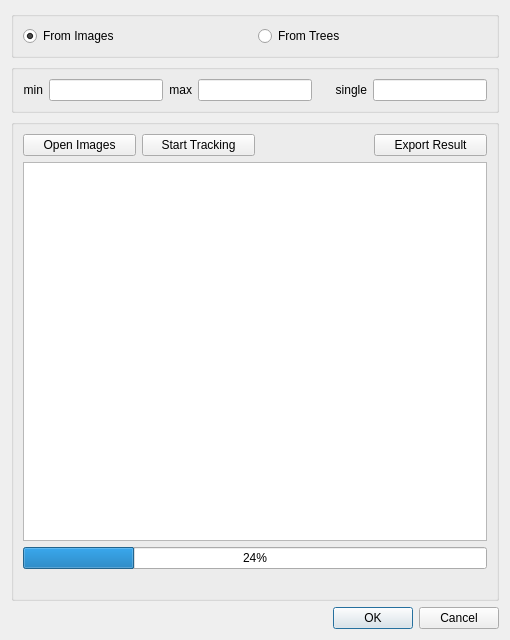
<?xml version="1.0" encoding="UTF-8"?>
<ui version="4.0">
 <class>CreateDialog</class>
 <widget class="QDialog" name="CreateDialog">
  <property name="geometry">
   <rect>
    <x>0</x>
    <y>0</y>
    <width>510</width>
    <height>640</height>
   </rect>
  </property>
  <property name="windowTitle">
   <string>Create Cell Track</string>
  </property>
  <layout class="QVBoxLayout" name="verticalLayout_3">
   <item>
    <widget class="QGroupBox" name="typeGroupBox">
     <layout class="QHBoxLayout" name="horizontalLayout_4">
      <item>
       <widget class="QRadioButton" name="fromImagesButton">
        <property name="text">
         <string>From Images</string>
        </property>
        <property name="checked">
         <bool>true</bool>
        </property>
       </widget>
      </item>
      <item>
       <widget class="QRadioButton" name="fromTreesButton">
        <property name="text">
         <string>From Trees</string>
        </property>
       </widget>
      </item>
     </layout>
    </widget>
   </item>
   <item>
    <widget class="QGroupBox" name="parasGroupBox">
     <property name="enabled">
      <bool>true</bool>
     </property>
     <layout class="QHBoxLayout" name="horizontalLayout_3">
      <item>
       <widget class="QLabel" name="labelMin">
        <property name="toolTip">
         <string>Minimum Size of each Component Tree Node</string>
        </property>
        <property name="text">
         <string>min</string>
        </property>
        <property name="alignment">
         <set>Qt::AlignRight|Qt::AlignTrailing|Qt::AlignVCenter</set>
        </property>
       </widget>
      </item>
      <item>
       <widget class="QLineEdit" name="minEditor"/>
      </item>
      <item>
       <widget class="QLabel" name="labelMax">
        <property name="toolTip">
         <string>Maximum Size of each Component Tree Node</string>
        </property>
        <property name="text">
         <string>max</string>
        </property>
        <property name="alignment">
         <set>Qt::AlignRight|Qt::AlignTrailing|Qt::AlignVCenter</set>
        </property>
       </widget>
      </item>
      <item>
       <widget class="QLineEdit" name="maxEditor"/>
      </item>
      <item>
       <widget class="QLabel" name="labelSingle">
        <property name="minimumSize">
         <size>
          <width>49</width>
          <height>0</height>
         </size>
        </property>
        <property name="maximumSize">
         <size>
          <width>49</width>
          <height>16777215</height>
         </size>
        </property>
        <property name="toolTip">
         <string>Single Cutoff</string>
        </property>
        <property name="text">
         <string>single</string>
        </property>
        <property name="alignment">
         <set>Qt::AlignRight|Qt::AlignTrailing|Qt::AlignVCenter</set>
        </property>
       </widget>
      </item>
      <item>
       <widget class="QLineEdit" name="singleEditor"/>
      </item>
     </layout>
    </widget>
   </item>
   <item>
    <widget class="QGroupBox" name="openGroupBox">
     <layout class="QVBoxLayout" name="verticalLayout">
      <item>
       <layout class="QHBoxLayout" name="horizontalLayout">
        <item>
         <widget class="QPushButton" name="openFilesButton">
          <property name="sizePolicy">
           <sizepolicy hsizetype="Expanding" vsizetype="Fixed">
            <horstretch>0</horstretch>
            <verstretch>0</verstretch>
           </sizepolicy>
          </property>
          <property name="maximumSize">
           <size>
            <width>200</width>
            <height>16777215</height>
           </size>
          </property>
          <property name="text">
           <string>Open Images</string>
          </property>
         </widget>
        </item>
        <item>
         <widget class="QPushButton" name="startTrackingButton">
          <property name="sizePolicy">
           <sizepolicy hsizetype="Expanding" vsizetype="Fixed">
            <horstretch>0</horstretch>
            <verstretch>0</verstretch>
           </sizepolicy>
          </property>
          <property name="maximumSize">
           <size>
            <width>200</width>
            <height>16777215</height>
           </size>
          </property>
          <property name="text">
           <string>Start Tracking</string>
          </property>
         </widget>
        </item>
        <item>
         <spacer name="horizontalSpacer">
          <property name="orientation">
           <enum>Qt::Horizontal</enum>
          </property>
          <property name="sizeHint" stdset="0">
           <size>
            <width>40</width>
            <height>20</height>
           </size>
          </property>
         </spacer>
        </item>
        <item>
         <widget class="QPushButton" name="exportButton">
          <property name="sizePolicy">
           <sizepolicy hsizetype="Expanding" vsizetype="Fixed">
            <horstretch>0</horstretch>
            <verstretch>0</verstretch>
           </sizepolicy>
          </property>
          <property name="maximumSize">
           <size>
            <width>200</width>
            <height>16777215</height>
           </size>
          </property>
          <property name="text">
           <string>Export Result</string>
          </property>
         </widget>
        </item>
       </layout>
      </item>
      <item>
       <widget class="QTextEdit" name="filesListEditor">
        <property name="enabled">
         <bool>true</bool>
        </property>
        <property name="readOnly">
         <bool>true</bool>
        </property>
       </widget>
      </item>
      <item>
       <widget class="QProgressBar" name="progressBar">
        <property name="enabled">
         <bool>true</bool>
        </property>
        <property name="value">
         <number>24</number>
        </property>
       </widget>
      </item>
      <item>
       <widget class="QLabel" name="progressLabel">
        <property name="sizePolicy">
         <sizepolicy hsizetype="Ignored" vsizetype="Preferred">
          <horstretch>0</horstretch>
          <verstretch>0</verstretch>
         </sizepolicy>
        </property>
        <property name="text">
         <string/>
        </property>
       </widget>
      </item>
     </layout>
    </widget>
   </item>
   <item>
    <widget class="QDialogButtonBox" name="buttonBox">
     <property name="orientation">
      <enum>Qt::Horizontal</enum>
     </property>
     <property name="standardButtons">
      <set>QDialogButtonBox::Cancel|QDialogButtonBox::Ok</set>
     </property>
    </widget>
   </item>
  </layout>
 </widget>
 <resources/>
 <connections>
  <connection>
   <sender>buttonBox</sender>
   <signal>accepted()</signal>
   <receiver>CreateDialog</receiver>
   <slot>accept()</slot>
   <hints>
    <hint type="sourcelabel">
     <x>254</x>
     <y>637</y>
    </hint>
    <hint type="destinationlabel">
     <x>157</x>
     <y>274</y>
    </hint>
   </hints>
  </connection>
  <connection>
   <sender>buttonBox</sender>
   <signal>rejected()</signal>
   <receiver>CreateDialog</receiver>
   <slot>reject()</slot>
   <hints>
    <hint type="sourcelabel">
     <x>322</x>
     <y>637</y>
    </hint>
    <hint type="destinationlabel">
     <x>286</x>
     <y>274</y>
    </hint>
   </hints>
  </connection>
 </connections>
</ui>
